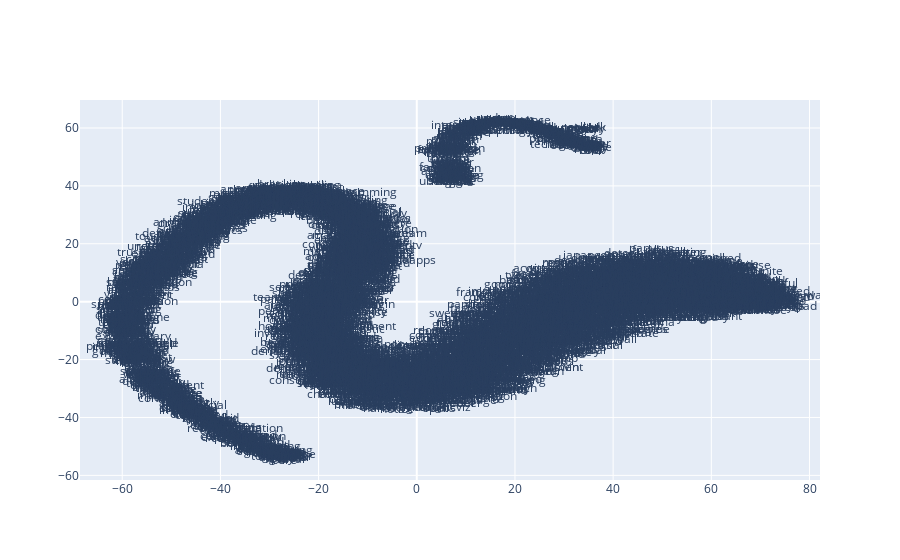

Here is the notebook cell this chart was saved with:
### Code cell
x_vals, y_vals, labels = reduce_dimensions(wv_nlp_model)
plot_with_plotly(x_vals, y_vals, labels)

### Figure 1 — Plotly figure (JSON) as saved in the notebook; plotly's stock layout.template omitted (floating-point values rounded to 4 significant figures; data arrays with more than 128 entries replaced by an {"elided": "..."} marker saying what was removed)
{"data": [{"mode": "text", "text": {"elided": "5069 str values"}, "type": "scatter", "x": {"elided": "5069 float values"}, "y": {"elided": "5069 float values"}}], "layout": {}}
